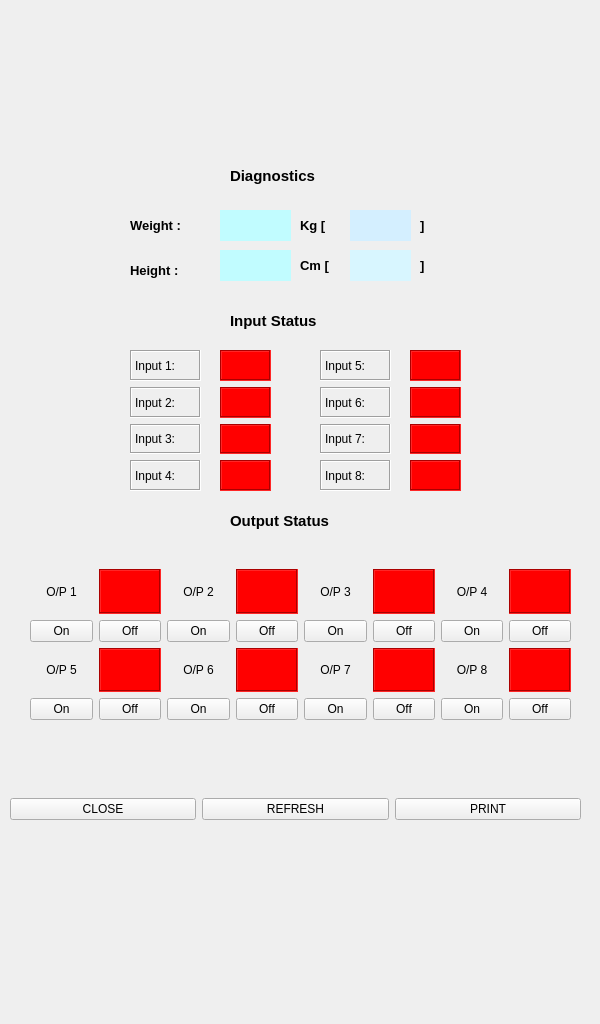
<?xml version="1.0" encoding="UTF-8"?>
<ui version="4.0">
 <class>MainWindow</class>
 <widget class="QMainWindow" name="MainWindow">
  <property name="geometry">
   <rect>
    <x>0</x>
    <y>0</y>
    <width>600</width>
    <height>1024</height>
   </rect>
  </property>
  <property name="windowTitle">
   <string>MainWindow</string>
  </property>
  <widget class="QWidget" name="centralwidget">
   <widget class="QLabel" name="label">
    <property name="geometry">
     <rect>
      <x>0</x>
      <y>0</y>
      <width>600</width>
      <height>1024</height>
     </rect>
    </property>
    <property name="text">
     <string/>
    </property>
    <property name="pixmap">
     <pixmap>../../designs/New.jpg</pixmap>
    </property>
    <property name="scaledContents">
     <bool>true</bool>
    </property>
   </widget>
   <widget class="QLabel" name="label_2">
    <property name="geometry">
     <rect>
      <x>230</x>
      <y>160</y>
      <width>111</width>
      <height>31</height>
     </rect>
    </property>
    <property name="font">
     <font>
      <pointsize>11</pointsize>
      <weight>75</weight>
      <bold>true</bold>
     </font>
    </property>
    <property name="text">
     <string>Diagnostics</string>
    </property>
   </widget>
   <widget class="QLabel" name="label_3">
    <property name="geometry">
     <rect>
      <x>130</x>
      <y>210</y>
      <width>81</width>
      <height>31</height>
     </rect>
    </property>
    <property name="font">
     <font>
      <pointsize>10</pointsize>
      <weight>75</weight>
      <bold>true</bold>
     </font>
    </property>
    <property name="text">
     <string>Weight :</string>
    </property>
   </widget>
   <widget class="QLabel" name="label_4">
    <property name="geometry">
     <rect>
      <x>220</x>
      <y>210</y>
      <width>71</width>
      <height>31</height>
     </rect>
    </property>
    <property name="styleSheet">
     <string notr="true">background-color: rgb(193, 252, 255);</string>
    </property>
    <property name="text">
     <string/>
    </property>
   </widget>
   <widget class="QLabel" name="label_5">
    <property name="geometry">
     <rect>
      <x>300</x>
      <y>210</y>
      <width>41</width>
      <height>31</height>
     </rect>
    </property>
    <property name="font">
     <font>
      <pointsize>10</pointsize>
      <weight>75</weight>
      <bold>true</bold>
     </font>
    </property>
    <property name="text">
     <string>Kg [</string>
    </property>
   </widget>
   <widget class="QLabel" name="label_6">
    <property name="geometry">
     <rect>
      <x>350</x>
      <y>210</y>
      <width>61</width>
      <height>31</height>
     </rect>
    </property>
    <property name="font">
     <font>
      <pointsize>10</pointsize>
      <weight>75</weight>
      <bold>true</bold>
     </font>
    </property>
    <property name="styleSheet">
     <string notr="true">background-color: rgb(212, 239, 255);</string>
    </property>
    <property name="text">
     <string/>
    </property>
   </widget>
   <widget class="QLabel" name="label_7">
    <property name="geometry">
     <rect>
      <x>420</x>
      <y>210</y>
      <width>16</width>
      <height>31</height>
     </rect>
    </property>
    <property name="font">
     <font>
      <pointsize>10</pointsize>
      <weight>75</weight>
      <bold>true</bold>
     </font>
    </property>
    <property name="text">
     <string>] </string>
    </property>
   </widget>
   <widget class="QLabel" name="label_8">
    <property name="geometry">
     <rect>
      <x>130</x>
      <y>260</y>
      <width>81</width>
      <height>21</height>
     </rect>
    </property>
    <property name="font">
     <font>
      <pointsize>10</pointsize>
      <weight>75</weight>
      <bold>true</bold>
     </font>
    </property>
    <property name="text">
     <string>Height :</string>
    </property>
   </widget>
   <widget class="QLabel" name="label_9">
    <property name="geometry">
     <rect>
      <x>220</x>
      <y>250</y>
      <width>71</width>
      <height>31</height>
     </rect>
    </property>
    <property name="styleSheet">
     <string notr="true">background-color: rgb(193, 252, 255);</string>
    </property>
    <property name="text">
     <string/>
    </property>
   </widget>
   <widget class="QLabel" name="label_10">
    <property name="geometry">
     <rect>
      <x>300</x>
      <y>250</y>
      <width>41</width>
      <height>31</height>
     </rect>
    </property>
    <property name="font">
     <font>
      <pointsize>10</pointsize>
      <weight>75</weight>
      <bold>true</bold>
     </font>
    </property>
    <property name="text">
     <string>Cm [</string>
    </property>
   </widget>
   <widget class="QLabel" name="label_11">
    <property name="geometry">
     <rect>
      <x>350</x>
      <y>250</y>
      <width>61</width>
      <height>31</height>
     </rect>
    </property>
    <property name="font">
     <font>
      <pointsize>10</pointsize>
      <weight>75</weight>
      <bold>true</bold>
     </font>
    </property>
    <property name="styleSheet">
     <string notr="true">background-color: rgb(216, 246, 255);</string>
    </property>
    <property name="text">
     <string/>
    </property>
   </widget>
   <widget class="QLabel" name="label_12">
    <property name="geometry">
     <rect>
      <x>420</x>
      <y>250</y>
      <width>16</width>
      <height>31</height>
     </rect>
    </property>
    <property name="font">
     <font>
      <pointsize>10</pointsize>
      <weight>75</weight>
      <bold>true</bold>
     </font>
    </property>
    <property name="text">
     <string>] </string>
    </property>
   </widget>
   <widget class="QLabel" name="label_13">
    <property name="geometry">
     <rect>
      <x>230</x>
      <y>310</y>
      <width>121</width>
      <height>21</height>
     </rect>
    </property>
    <property name="font">
     <font>
      <pointsize>11</pointsize>
      <weight>75</weight>
      <bold>true</bold>
     </font>
    </property>
    <property name="text">
     <string>Input Status</string>
    </property>
   </widget>
   <widget class="QWidget" name="verticalLayoutWidget">
    <property name="geometry">
     <rect>
      <x>220</x>
      <y>350</y>
      <width>51</width>
      <height>141</height>
     </rect>
    </property>
    <layout class="QVBoxLayout" name="verticalLayout">
     <item>
      <widget class="QLabel" name="ip1_lb">
       <property name="styleSheet">
        <string notr="true">background-color: red;</string>
       </property>
       <property name="frameShape">
        <enum>QFrame::Box</enum>
       </property>
       <property name="frameShadow">
        <enum>QFrame::Sunken</enum>
       </property>
       <property name="lineWidth">
        <number>1</number>
       </property>
       <property name="midLineWidth">
        <number>0</number>
       </property>
       <property name="text">
        <string/>
       </property>
      </widget>
     </item>
     <item>
      <widget class="QLabel" name="ip2_lb">
       <property name="styleSheet">
        <string notr="true">background-color: red;</string>
       </property>
       <property name="frameShape">
        <enum>QFrame::Box</enum>
       </property>
       <property name="frameShadow">
        <enum>QFrame::Sunken</enum>
       </property>
       <property name="lineWidth">
        <number>1</number>
       </property>
       <property name="midLineWidth">
        <number>0</number>
       </property>
       <property name="text">
        <string/>
       </property>
      </widget>
     </item>
     <item>
      <widget class="QLabel" name="ip3_lb">
       <property name="styleSheet">
        <string notr="true">background-color: red;</string>
       </property>
       <property name="frameShape">
        <enum>QFrame::Box</enum>
       </property>
       <property name="frameShadow">
        <enum>QFrame::Sunken</enum>
       </property>
       <property name="text">
        <string/>
       </property>
      </widget>
     </item>
     <item>
      <widget class="QLabel" name="ip4_lb">
       <property name="styleSheet">
        <string notr="true">background-color: red;</string>
       </property>
       <property name="frameShape">
        <enum>QFrame::Box</enum>
       </property>
       <property name="frameShadow">
        <enum>QFrame::Sunken</enum>
       </property>
       <property name="text">
        <string/>
       </property>
      </widget>
     </item>
    </layout>
   </widget>
   <widget class="QWidget" name="verticalLayoutWidget_3">
    <property name="geometry">
     <rect>
      <x>130</x>
      <y>350</y>
      <width>71</width>
      <height>141</height>
     </rect>
    </property>
    <layout class="QVBoxLayout" name="verticalLayout_3">
     <item>
      <widget class="QLabel" name="label_22">
       <property name="frameShape">
        <enum>QFrame::Box</enum>
       </property>
       <property name="frameShadow">
        <enum>QFrame::Sunken</enum>
       </property>
       <property name="text">
        <string>Input 1:</string>
       </property>
      </widget>
     </item>
     <item>
      <widget class="QLabel" name="label_23">
       <property name="frameShape">
        <enum>QFrame::Box</enum>
       </property>
       <property name="frameShadow">
        <enum>QFrame::Sunken</enum>
       </property>
       <property name="text">
        <string>Input 2:</string>
       </property>
      </widget>
     </item>
     <item>
      <widget class="QLabel" name="label_24">
       <property name="frameShape">
        <enum>QFrame::Box</enum>
       </property>
       <property name="frameShadow">
        <enum>QFrame::Sunken</enum>
       </property>
       <property name="text">
        <string>Input 3:</string>
       </property>
      </widget>
     </item>
     <item>
      <widget class="QLabel" name="label_25">
       <property name="frameShape">
        <enum>QFrame::Box</enum>
       </property>
       <property name="frameShadow">
        <enum>QFrame::Sunken</enum>
       </property>
       <property name="text">
        <string>Input 4:</string>
       </property>
      </widget>
     </item>
    </layout>
   </widget>
   <widget class="QWidget" name="verticalLayoutWidget_4">
    <property name="geometry">
     <rect>
      <x>320</x>
      <y>350</y>
      <width>71</width>
      <height>141</height>
     </rect>
    </property>
    <layout class="QVBoxLayout" name="verticalLayout_4">
     <item>
      <widget class="QLabel" name="label_26">
       <property name="frameShape">
        <enum>QFrame::Box</enum>
       </property>
       <property name="frameShadow">
        <enum>QFrame::Sunken</enum>
       </property>
       <property name="text">
        <string>Input 5:</string>
       </property>
      </widget>
     </item>
     <item>
      <widget class="QLabel" name="label_27">
       <property name="frameShape">
        <enum>QFrame::Box</enum>
       </property>
       <property name="frameShadow">
        <enum>QFrame::Sunken</enum>
       </property>
       <property name="text">
        <string>Input 6:</string>
       </property>
      </widget>
     </item>
     <item>
      <widget class="QLabel" name="label_28">
       <property name="frameShape">
        <enum>QFrame::Box</enum>
       </property>
       <property name="frameShadow">
        <enum>QFrame::Sunken</enum>
       </property>
       <property name="text">
        <string>Input 7:</string>
       </property>
      </widget>
     </item>
     <item>
      <widget class="QLabel" name="label_29">
       <property name="frameShape">
        <enum>QFrame::Box</enum>
       </property>
       <property name="frameShadow">
        <enum>QFrame::Sunken</enum>
       </property>
       <property name="text">
        <string>Input 8:</string>
       </property>
      </widget>
     </item>
    </layout>
   </widget>
   <widget class="QLabel" name="label_30">
    <property name="geometry">
     <rect>
      <x>230</x>
      <y>510</y>
      <width>131</width>
      <height>21</height>
     </rect>
    </property>
    <property name="font">
     <font>
      <pointsize>11</pointsize>
      <weight>75</weight>
      <bold>true</bold>
     </font>
    </property>
    <property name="text">
     <string>Output Status</string>
    </property>
   </widget>
   <widget class="QWidget" name="verticalLayoutWidget_2">
    <property name="geometry">
     <rect>
      <x>410</x>
      <y>350</y>
      <width>51</width>
      <height>141</height>
     </rect>
    </property>
    <layout class="QVBoxLayout" name="verticalLayout_5">
     <item>
      <widget class="QLabel" name="ip5_lb">
       <property name="styleSheet">
        <string notr="true">background-color: red;</string>
       </property>
       <property name="frameShape">
        <enum>QFrame::Box</enum>
       </property>
       <property name="frameShadow">
        <enum>QFrame::Sunken</enum>
       </property>
       <property name="lineWidth">
        <number>1</number>
       </property>
       <property name="midLineWidth">
        <number>0</number>
       </property>
       <property name="text">
        <string/>
       </property>
      </widget>
     </item>
     <item>
      <widget class="QLabel" name="ip6_lb">
       <property name="styleSheet">
        <string notr="true">background-color: red;</string>
       </property>
       <property name="frameShape">
        <enum>QFrame::Box</enum>
       </property>
       <property name="frameShadow">
        <enum>QFrame::Sunken</enum>
       </property>
       <property name="lineWidth">
        <number>1</number>
       </property>
       <property name="midLineWidth">
        <number>0</number>
       </property>
       <property name="text">
        <string/>
       </property>
      </widget>
     </item>
     <item>
      <widget class="QLabel" name="ip7_lb">
       <property name="styleSheet">
        <string notr="true">background-color: red;</string>
       </property>
       <property name="frameShape">
        <enum>QFrame::Box</enum>
       </property>
       <property name="frameShadow">
        <enum>QFrame::Sunken</enum>
       </property>
       <property name="text">
        <string/>
       </property>
      </widget>
     </item>
     <item>
      <widget class="QLabel" name="ip8_lb">
       <property name="styleSheet">
        <string notr="true">background-color: red;</string>
       </property>
       <property name="frameShape">
        <enum>QFrame::Box</enum>
       </property>
       <property name="frameShadow">
        <enum>QFrame::Sunken</enum>
       </property>
       <property name="text">
        <string/>
       </property>
      </widget>
     </item>
    </layout>
   </widget>
   <widget class="QWidget" name="horizontalLayoutWidget">
    <property name="geometry">
     <rect>
      <x>10</x>
      <y>749</y>
      <width>571</width>
      <height>121</height>
     </rect>
    </property>
    <layout class="QHBoxLayout" name="horizontalLayout_2">
     <item>
      <widget class="QPushButton" name="Close_bt">
       <property name="text">
        <string>CLOSE</string>
       </property>
      </widget>
     </item>
     <item>
      <widget class="QPushButton" name="Refresh_bt">
       <property name="text">
        <string>REFRESH</string>
       </property>
      </widget>
     </item>
     <item>
      <widget class="QPushButton" name="Print_bt">
       <property name="text">
        <string>PRINT</string>
       </property>
      </widget>
     </item>
    </layout>
   </widget>
   <widget class="QWidget" name="gridLayoutWidget_9">
    <property name="geometry">
     <rect>
      <x>30</x>
      <y>569</y>
      <width>541</width>
      <height>151</height>
     </rect>
    </property>
    <layout class="QGridLayout" name="gridLayout_10">
     <item row="1" column="1">
      <layout class="QGridLayout" name="gridLayout_7">
       <item row="0" column="0">
        <widget class="QLabel" name="label_46">
         <property name="text">
          <string>O/P 6</string>
         </property>
         <property name="alignment">
          <set>Qt::AlignCenter</set>
         </property>
        </widget>
       </item>
       <item row="1" column="1">
        <widget class="QPushButton" name="op6_offbt">
         <property name="text">
          <string>Off</string>
         </property>
        </widget>
       </item>
       <item row="1" column="0">
        <widget class="QPushButton" name="op6_onbt">
         <property name="text">
          <string>On</string>
         </property>
        </widget>
       </item>
       <item row="0" column="1">
        <widget class="QLabel" name="op6_lb">
         <property name="styleSheet">
          <string notr="true">background-color: red;</string>
         </property>
         <property name="frameShape">
          <enum>QFrame::Box</enum>
         </property>
         <property name="frameShadow">
          <enum>QFrame::Sunken</enum>
         </property>
         <property name="text">
          <string/>
         </property>
        </widget>
       </item>
      </layout>
     </item>
     <item row="0" column="2">
      <layout class="QGridLayout" name="gridLayout_4">
       <item row="1" column="0">
        <widget class="QPushButton" name="op3_onbt">
         <property name="text">
          <string>On</string>
         </property>
        </widget>
       </item>
       <item row="0" column="0">
        <widget class="QLabel" name="label_40">
         <property name="text">
          <string>O/P 3</string>
         </property>
         <property name="alignment">
          <set>Qt::AlignCenter</set>
         </property>
        </widget>
       </item>
       <item row="0" column="1">
        <widget class="QLabel" name="op3_lb">
         <property name="styleSheet">
          <string notr="true">background-color: red;</string>
         </property>
         <property name="frameShape">
          <enum>QFrame::Box</enum>
         </property>
         <property name="frameShadow">
          <enum>QFrame::Sunken</enum>
         </property>
         <property name="text">
          <string/>
         </property>
        </widget>
       </item>
       <item row="1" column="1">
        <widget class="QPushButton" name="op3_offbt">
         <property name="text">
          <string>Off</string>
         </property>
        </widget>
       </item>
      </layout>
     </item>
     <item row="1" column="2">
      <layout class="QGridLayout" name="gridLayout_8">
       <item row="1" column="0">
        <widget class="QPushButton" name="op7_onbt">
         <property name="text">
          <string>On</string>
         </property>
        </widget>
       </item>
       <item row="1" column="1">
        <widget class="QPushButton" name="op7_offbt">
         <property name="text">
          <string>Off</string>
         </property>
        </widget>
       </item>
       <item row="0" column="0">
        <widget class="QLabel" name="label_48">
         <property name="text">
          <string>O/P 7</string>
         </property>
         <property name="alignment">
          <set>Qt::AlignCenter</set>
         </property>
        </widget>
       </item>
       <item row="0" column="1">
        <widget class="QLabel" name="op7_lb">
         <property name="styleSheet">
          <string notr="true">background-color: red;</string>
         </property>
         <property name="frameShape">
          <enum>QFrame::Box</enum>
         </property>
         <property name="frameShadow">
          <enum>QFrame::Sunken</enum>
         </property>
         <property name="text">
          <string/>
         </property>
        </widget>
       </item>
      </layout>
     </item>
     <item row="0" column="0">
      <layout class="QGridLayout" name="gridLayout">
       <item row="0" column="1">
        <widget class="QLabel" name="op1_lb">
         <property name="styleSheet">
          <string notr="true">background-color: red;</string>
         </property>
         <property name="frameShape">
          <enum>QFrame::Box</enum>
         </property>
         <property name="frameShadow">
          <enum>QFrame::Sunken</enum>
         </property>
         <property name="text">
          <string/>
         </property>
        </widget>
       </item>
       <item row="0" column="0">
        <widget class="QLabel" name="label_31">
         <property name="text">
          <string>O/P 1</string>
         </property>
         <property name="alignment">
          <set>Qt::AlignCenter</set>
         </property>
        </widget>
       </item>
       <item row="1" column="1">
        <widget class="QPushButton" name="op1_offbt">
         <property name="text">
          <string>Off</string>
         </property>
        </widget>
       </item>
       <item row="1" column="0">
        <widget class="QPushButton" name="op1_onbt">
         <property name="text">
          <string>On</string>
         </property>
        </widget>
       </item>
      </layout>
     </item>
     <item row="1" column="0">
      <layout class="QGridLayout" name="gridLayout_6">
       <item row="1" column="0">
        <widget class="QPushButton" name="op5_onbt">
         <property name="text">
          <string>On</string>
         </property>
        </widget>
       </item>
       <item row="1" column="1">
        <widget class="QPushButton" name="op5_offbt">
         <property name="text">
          <string>Off</string>
         </property>
        </widget>
       </item>
       <item row="0" column="1">
        <widget class="QLabel" name="op5_lb">
         <property name="styleSheet">
          <string notr="true">background-color: red;</string>
         </property>
         <property name="frameShape">
          <enum>QFrame::Box</enum>
         </property>
         <property name="frameShadow">
          <enum>QFrame::Sunken</enum>
         </property>
         <property name="text">
          <string/>
         </property>
        </widget>
       </item>
       <item row="0" column="0">
        <widget class="QLabel" name="label_44">
         <property name="text">
          <string>O/P 5</string>
         </property>
         <property name="alignment">
          <set>Qt::AlignCenter</set>
         </property>
        </widget>
       </item>
      </layout>
     </item>
     <item row="0" column="1">
      <layout class="QGridLayout" name="gridLayout_3">
       <item row="1" column="1">
        <widget class="QPushButton" name="op2_offbt">
         <property name="text">
          <string>Off</string>
         </property>
        </widget>
       </item>
       <item row="0" column="0">
        <widget class="QLabel" name="label_38">
         <property name="text">
          <string>O/P 2</string>
         </property>
         <property name="alignment">
          <set>Qt::AlignCenter</set>
         </property>
        </widget>
       </item>
       <item row="1" column="0">
        <widget class="QPushButton" name="op2_onbt">
         <property name="text">
          <string>On</string>
         </property>
        </widget>
       </item>
       <item row="0" column="1">
        <widget class="QLabel" name="op2_lb">
         <property name="styleSheet">
          <string notr="true">background-color: red;</string>
         </property>
         <property name="frameShape">
          <enum>QFrame::Box</enum>
         </property>
         <property name="frameShadow">
          <enum>QFrame::Sunken</enum>
         </property>
         <property name="text">
          <string/>
         </property>
        </widget>
       </item>
      </layout>
     </item>
     <item row="1" column="3">
      <layout class="QGridLayout" name="gridLayout_9">
       <item row="1" column="0">
        <widget class="QPushButton" name="op8_onbt">
         <property name="text">
          <string>On</string>
         </property>
        </widget>
       </item>
       <item row="1" column="1">
        <widget class="QPushButton" name="op8_offbt">
         <property name="text">
          <string>Off</string>
         </property>
        </widget>
       </item>
       <item row="0" column="0">
        <widget class="QLabel" name="label_50">
         <property name="text">
          <string>O/P 8</string>
         </property>
         <property name="alignment">
          <set>Qt::AlignCenter</set>
         </property>
        </widget>
       </item>
       <item row="0" column="1">
        <widget class="QLabel" name="op8_lb">
         <property name="styleSheet">
          <string notr="true">background-color: red;</string>
         </property>
         <property name="frameShape">
          <enum>QFrame::Box</enum>
         </property>
         <property name="frameShadow">
          <enum>QFrame::Sunken</enum>
         </property>
         <property name="text">
          <string/>
         </property>
        </widget>
       </item>
      </layout>
     </item>
     <item row="0" column="3">
      <layout class="QGridLayout" name="gridLayout_5">
       <item row="1" column="0">
        <widget class="QPushButton" name="op4_onbt">
         <property name="text">
          <string>On</string>
         </property>
        </widget>
       </item>
       <item row="1" column="1">
        <widget class="QPushButton" name="op4_offbt">
         <property name="text">
          <string>Off</string>
         </property>
        </widget>
       </item>
       <item row="0" column="0">
        <widget class="QLabel" name="label_42">
         <property name="text">
          <string>O/P 4</string>
         </property>
         <property name="alignment">
          <set>Qt::AlignCenter</set>
         </property>
        </widget>
       </item>
       <item row="0" column="1">
        <widget class="QLabel" name="op4_lb">
         <property name="styleSheet">
          <string notr="true">background-color: red;</string>
         </property>
         <property name="frameShape">
          <enum>QFrame::Box</enum>
         </property>
         <property name="frameShadow">
          <enum>QFrame::Sunken</enum>
         </property>
         <property name="text">
          <string/>
         </property>
        </widget>
       </item>
      </layout>
     </item>
    </layout>
   </widget>
  </widget>
 </widget>
 <resources/>
 <connections/>
</ui>
